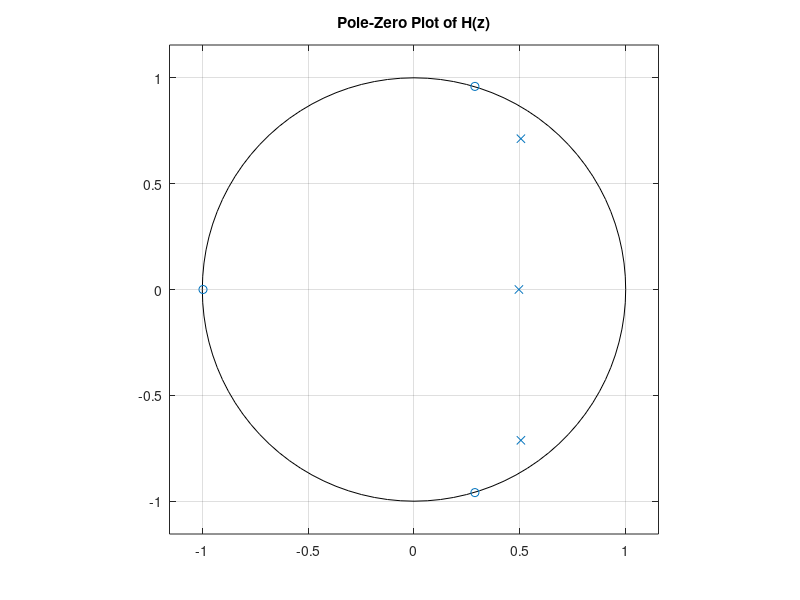

Write MATLAB code to recreate this figure. (Note: this script raises an error after producing the figure.)
%Ahmad Malik
%ECE310 HW2

clc;
close all;
clear;

%% Question 1

%a)
c = 1/8;
Y = [1.0688, .4505, .4594, 1.0688];
X = [1, -1.5055, 1.2630, -.3778];
figure();
zplane(Y*c,X);
title('Pole-Zero Plot of H(z)');

%b)
c2 = 1/2;
y1 = [-0.4954 1];
x1 = [1 -0.4954];
y2 = [0.7626 -1.0101 1];
x2 = [1 -1.0101 0.7626];
%all pass transfer function
Yall = (conv(y1, x2)+conv(y2, x1));
Xall = conv(x1,x2);

%exact poles and zeros of H(z) and H(z) Allpass
[zeros,poles] = tf2zpk(Y*c,X);  
%H(z):   
%zeros [-0.9968 ; 0.2876 + 0.9594i ; 0.2876 - 0.9594i]
%poles [.5050 + 0.7124i ; 0.5050 - .7124i ; 0.4954]
[zeros_all,poles_all] = tf2zpk(Yall*c2,Xall);
%H(z) Allpass:
%zeros [-1.000 ; 0.2895 + 0.9572i ; 0.2895 - 0.9572i]
%poles [.5051 + 0.7124i ; 0.5051 - .7124i ; 0.4954]

figure();
subplot(2,1,1);
zplane(Y*c,X);
title('Pole-Zero Plot of H(z)');
subplot(2,1,2);
zplane(Yall*c2,Xall);
title('Pole-Zero Plot of H(z) using Allpass');

%The graph and the calculated zeros/poles using tf2zpk show that the
%transfer functions are the same.

%c)
h = freqz(Y*c, X);
Hdb = 20*log10(abs(h));
Hph = 180*(unwrap(angle(h))./pi);
w = linspace(0, 2*pi, 512);

figure;
subplot(2, 1, 1)
plot(w, Hdb);
title('Magnitude Response of H(z)');
ylabel('Magnitude (dB)');
xlabel("Frequency (radians)");
xlim([0 2*pi]);
xticks([0 pi/2 pi 3*pi/2 2*pi]);
xticklabels({'0', '\pi/2', '\pi', '3\pi//2', '2\pi',})
subplot(2, 1, 2)
plot(w, Hph);
title('Phase Response of H(z)');
ylabel('Magnitude (dB)');
xlabel("Frequency (radians)");
xlim([0 2*pi]);
xticks([0 pi/2 pi 3*pi/2 2*pi]);
xticklabels({'0', '\pi/2', '\pi', '3\pi//2', '2\pi',})

%d)
hf1 = freqz(y1,x1*2);
hf2 = freqz(y2,x1*2);
Hf1_ph = 180*(unwrap(angle(hf1))./pi);
Hf2_ph = 180*(unwrap(angle(hf2))./pi);
figure();
plot(w,Hf1_ph);
hold on;
plot(w, Hf2_ph);
title("Phase Response of Allpass Factors");
ylabel("Phase (deg)");
xlabel("Frequency (rad)");
xlim([0 2*pi]);
xticks([0 pi/2 pi 3*pi/2 2*pi]);
xticklabels({'0', '\pi/2', '\pi', '3\pi//2', '2\pi',})
legend(["First Factor", "Second Factor"]);
hold off;

%e
Y16 = round16(Y)*c;
X16 = round16(X);
[zeros16, poles16] = tf2zpk(Y16,X16);

Yall_16 = (conv(round16(y1), round16(x2))+ ...
        conv(round16(y2), round16(x1)))*c2;
Xall_16 = conv(round16(x1),round16(x2));
[zerosAll_16, polesAll_16] = tf2zpk(Yall_16,Xall_16);

figure();
subplot(3,1,1);
zplane(Y*c,X);
title("Pole-Zero plot H(z)");
subplot(3,1,2);
zplane(Y16,X16);
title("Pole-Zero plot H(z) Rounded to 16th ");
subplot(3,1,3);
zplane(Yall_16,Xall_16);
title("Pole-Zero plot of H(z)Allpass Rounded to 16th")

%H(z) Original:   
    %zeros [-0.9968 ; 0.2876 + 0.9594i ; 0.2876 - 0.9594i]
    %poles [.5050 + 0.7124i ; 0.5050 - .7124i ; 0.4954]
%H(z) Rounded 1/16th; 
    %zeros [-1.0000; 0.2941 + 0.9558i ; 0.2941 - 0.9558i]
    %poles [.5000 + 0.7071i ; 0.5000 - .7071i ; 0.5000]
%H(z) Allpass Rounded 1/16th; 
    %zeros [-1.0000; 0.2500 + 0.9682i ; 0.2500 - 0.9682i]
    %poles [.5000 + 0.7071i ; 0.5000 - .7071i ; 0.5000]

%NOTE: The poles are located within the unit circle, so the function is
%stable.
    
%f)
h16 = freqz(Y16,X16);
h16All = freqz(Yall_16,Xall_16);
Hdb16 = 20*log10(abs(h16));
Hdb16_all = 20*log10(abs(h16All));

figure();
hold on
plot(w,Hdb);
plot(w, Hdb16);
plot(w, Hdb16_all);
hold off
title("Magnitude Response of H(z)and 1/16th rounded coefficients");
xlabel("Frequency (rad)");
ylabel("Magnitude (dB)");
xlim([0 2*pi]);
xticks([0 pi/2 pi 3*pi/2 2*pi]);
xticklabels({'0', '\pi/2', '\pi', '3\pi//2', '2\pi',})
legend(["H(z)", "H(z) Rounded to 1/16", "H(z) Allpass Rounded to 1/16"]);

%g
Y4 = round4(Y)*c;
X4 = round4(X);
[zeros4, poles4] = tf2zpk(Y4,X4);

Yall_4 = (conv(round4(y1), round4(x2))+ ...
        conv(round4(y2), round4(x1)))*c2;
Xall_4 = conv(round4(x1),round4(x2));
[zerosAll_4, polesAll_4] = tf2zpk(Yall_4,Xall_4);

%H(z) Original:   
    %zeros [-0.9968 ; 0.2876 + 0.9594i ; 0.2876 - 0.9594i]
    %poles [.5050 + 0.7124i ; 0.5050 - .7124i ; 0.4954]
%H(z) Rounded 1/4th; 
    %zeros [-1.0000; 0.2500 + 0.9682i ; 0.2500 - 0.9682i]
    %poles [.3867 + 0.7339i ; 0.3867 - .7339i ; 0.7267]
%H(z) Allpass Rounded 1/4th; 
    %zeros [-1.0000; 0.2500 + 0.9682i ; 0.2500 - 0.9682i]
    %poles [.5000 + 0.7071i ; 0.5000 - .7071i ; 0.5000]

%NOTE: The poles are located within the unit circle, so the function is
%still stable.

h4 = freqz(Y4,X4);
h4All = freqz(Yall_4,Xall_4);
Hdb4 = 20*log10(abs(h4));
Hdb4_all = 20*log10(abs(h4All));

figure();
plot(w,Hdb);
hold on
plot(w, Hdb4);
plot(w, Hdb4_all);
hold off
title("Magnitude Response of H(z)and 1/4th rounded coefficients");
xlabel("Frequency (rad)");
ylabel("Magnitude (dB)");
xlim([0 2*pi]);
xticks([0 pi/2 pi 3*pi/2 2*pi]);
xticklabels({'0', '\pi/2', '\pi', '3\pi//2', '2\pi',})
legend(["H(z)", "H(z) Rounded to 1/4", "H(z) Allpass Rounded to 1/4"]);


%% Question 2

%a)
Yf = [1, -.3];
Xf = [.3, -1];
Wpass = (pi/2);
Wstop = (pi/2 + 0.2);
Rpass = 2;
Rstop = 30;
[N, x] = ellipord(Wpass/pi, Wstop/pi, Rpass, Rstop);
[B, A] = ellip(N, Rpass, Rstop, Wpass/pi);
figure;
freqz(B, A);
title('Magnitude Response of H(F(z))');
%It is a high pass filter with a stopband edge 0.856 rads and
%passband edge of 0.985 rads.

%%
%b)
n = linspace(0, pi, 20e3);
omega = exp(1j*n);
tmp = polyval(-1*Yf, omega)./polyval(Xf, omega);
Hzfneg = polyval(B, tmp)./polyval(A, tmp);

figure;
subplot(2,1,1);
freqz(B, A);
title('Magnitude Response of H(F(z))');
subplot(2,1,2);
plot(n./pi, 20*log10(abs(Hzfneg)));
title('Magnitude Response of H(-F(z))');
ylabel("Magnitude (dB)");
grid('on');
%This is a low pass filer with stopband edge at 1.074rads and passband at
%0.985 rads

%d)
Yf2 = [1, 0.4];
Xf2 = [.4,  1];
tmp = polyval(conv(Yf, Yf2), omega)./polyval(conv(Xf, Xf2), omega);
Hzf_pd = polyval(B, tmp)./polyval(A, tmp);

figure;
subplot(2, 1, 1);
plot(n/pi, 20*log10(abs(Hzf_pd)));
title('Magnitude Response of H(F(z)): part d');
grid('on');
%this is a bandpass filter whose order is 8.

tmp = polyval(-1*conv(Yf, Yf2), omega)./polyval(conv(Xf, Xf2), omega);
Hzfneg_pd = polyval(B, tmp)./polyval(A, tmp);
subplot(2, 1, 2)
plot(n/pi, 20*log10(abs(Hzfneg_pd)));
grid('on');
title('Magnitude Response of H(-F(z)): part d');
%this is a bandstop filter whose order is 8.


function [y] = round16(x)
	y = round(x.*16)./16;
end

function [y] = round4(x)
    y = round(x.*4)./4;
end
